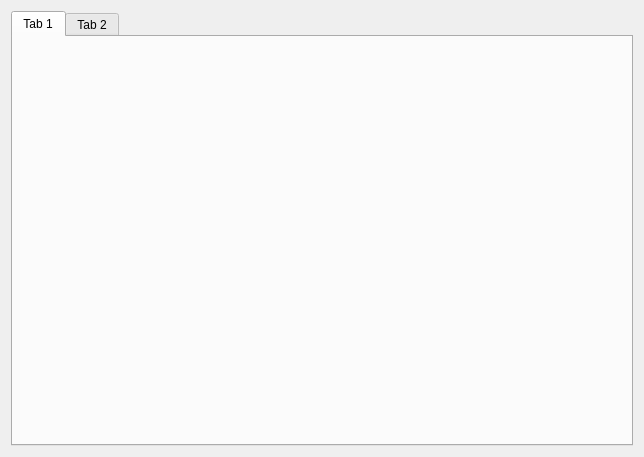
<?xml version="1.0" encoding="UTF-8"?>
<ui version="4.0">
 <class>FSIToolsForm</class>
 <widget class="QWidget" name="FSIToolsForm">
  <property name="geometry">
   <rect>
    <x>0</x>
    <y>0</y>
    <width>644</width>
    <height>457</height>
   </rect>
  </property>
  <property name="windowTitle">
   <string>Form</string>
  </property>
  <layout class="QVBoxLayout" name="verticalLayout">
   <item>
    <widget class="QTabWidget" name="toolsTabs">
     <widget class="QWidget" name="tab">
      <attribute name="title">
       <string>Tab 1</string>
      </attribute>
     </widget>
     <widget class="QWidget" name="tab_2">
      <attribute name="title">
       <string>Tab 2</string>
      </attribute>
     </widget>
    </widget>
   </item>
  </layout>
 </widget>
 <resources/>
 <connections/>
</ui>
